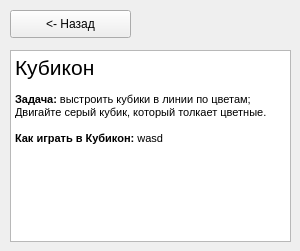
<?xml version="1.0" encoding="UTF-8"?>
<ui version="4.0">
 <class>RulesWindow</class>
 <widget class="QMainWindow" name="RulesWindow">
  <property name="geometry">
   <rect>
    <x>0</x>
    <y>0</y>
    <width>300</width>
    <height>251</height>
   </rect>
  </property>
  <property name="windowTitle">
   <string>Rules</string>
  </property>
  <widget class="QWidget" name="centralwidget">
   <widget class="QTextBrowser" name="textBrowser">
    <property name="geometry">
     <rect>
      <x>10</x>
      <y>50</y>
      <width>281</width>
      <height>192</height>
     </rect>
    </property>
    <property name="html">
     <string>&lt;!DOCTYPE HTML PUBLIC &quot;-//W3C//DTD HTML 4.0//EN&quot; &quot;http://www.w3.org/TR/REC-html40/strict.dtd&quot;&gt;
&lt;html&gt;&lt;head&gt;&lt;meta name=&quot;qrichtext&quot; content=&quot;1&quot; /&gt;&lt;style type=&quot;text/css&quot;&gt;
p, li { white-space: pre-wrap; }
&lt;/style&gt;&lt;/head&gt;&lt;body style=&quot; font-family:'MS Shell Dlg 2'; font-size:7.8pt; font-weight:400; font-style:normal;&quot;&gt;
&lt;p style=&quot; margin-top:0px; margin-bottom:0px; margin-left:0px; margin-right:0px; -qt-block-indent:0; text-indent:0px;&quot;&gt;&lt;span style=&quot; font-size:16pt;&quot;&gt;Кубикон&lt;/span&gt;&lt;/p&gt;
&lt;p style=&quot;-qt-paragraph-type:empty; margin-top:0px; margin-bottom:0px; margin-left:0px; margin-right:0px; -qt-block-indent:0; text-indent:0px; font-family:'Arial','Helvetica','sans-serif'; font-size:8pt; font-weight:600; color:#000000;&quot;&gt;&lt;br /&gt;&lt;/p&gt;
&lt;p style=&quot; margin-top:0px; margin-bottom:0px; margin-left:0px; margin-right:0px; -qt-block-indent:0; text-indent:0px;&quot;&gt;&lt;span style=&quot; font-family:'Arial','Helvetica','sans-serif'; font-size:8pt; font-weight:600; color:#000000; background-color:#ffffff;&quot;&gt;Задача:&lt;/span&gt;&lt;span style=&quot; font-family:'Arial','Helvetica','sans-serif'; font-size:8pt; color:#000000; background-color:#ffffff;&quot;&gt; выстроить кубики в линии по цветам; Двигайте серый кубик, который толкает цветные.&lt;/span&gt;&lt;/p&gt;
&lt;p style=&quot;-qt-paragraph-type:empty; margin-top:0px; margin-bottom:0px; margin-left:0px; margin-right:0px; -qt-block-indent:0; text-indent:0px; font-family:'Arial','Helvetica','sans-serif'; font-size:8pt; color:#000000;&quot;&gt;&lt;br /&gt;&lt;/p&gt;
&lt;p style=&quot; margin-top:0px; margin-bottom:0px; margin-left:0px; margin-right:0px; -qt-block-indent:0; text-indent:0px;&quot;&gt;&lt;span style=&quot; font-family:'Arial','Helvetica','sans-serif'; font-size:8pt; font-weight:600; color:#000000; background-color:#ffffff;&quot;&gt;Как играть в Кубикон: &lt;/span&gt;&lt;span style=&quot; font-family:'Arial','Helvetica','sans-serif'; font-size:8pt; color:#000000; background-color:#ffffff;&quot;&gt;wasd&lt;/span&gt;&lt;/p&gt;&lt;/body&gt;&lt;/html&gt;</string>
    </property>
   </widget>
   <widget class="QPushButton" name="backBtn">
    <property name="geometry">
     <rect>
      <x>10</x>
      <y>10</y>
      <width>121</width>
      <height>28</height>
     </rect>
    </property>
    <property name="text">
     <string>&lt;- Назад</string>
    </property>
   </widget>
  </widget>
 </widget>
 <resources/>
 <connections/>
</ui>
